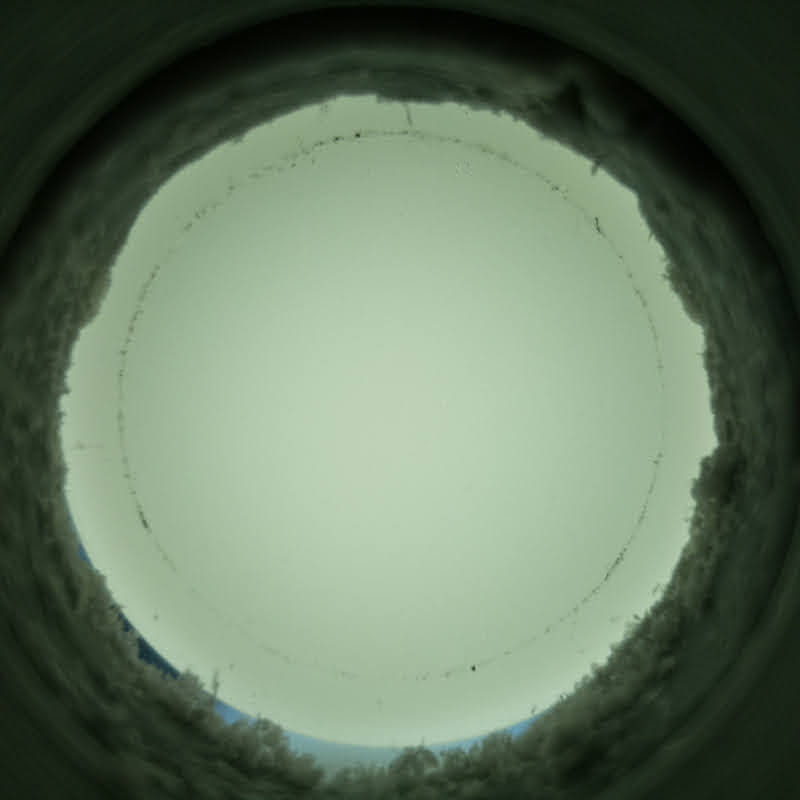
#> input picture Test-programs /mask clean.jpg, 800 x 800 px
$ python 'diffrential mask.py'
#> lines starting #> are read from the running program, lines starting #| are printed output that depends on the picture; after the words box and inside, x2 and y2 are one past the last pixel; in counts of white or black regions, pixels touching at a corner belong together
import cv2
import numpy as np

circle = np.zeros((800,800), dtype="uint8")
Csys=(400,420) #x,y coordinates 0,0 i venstre top
Dia=(290)
cv2.circle(circle, Csys,Dia,255,-1)
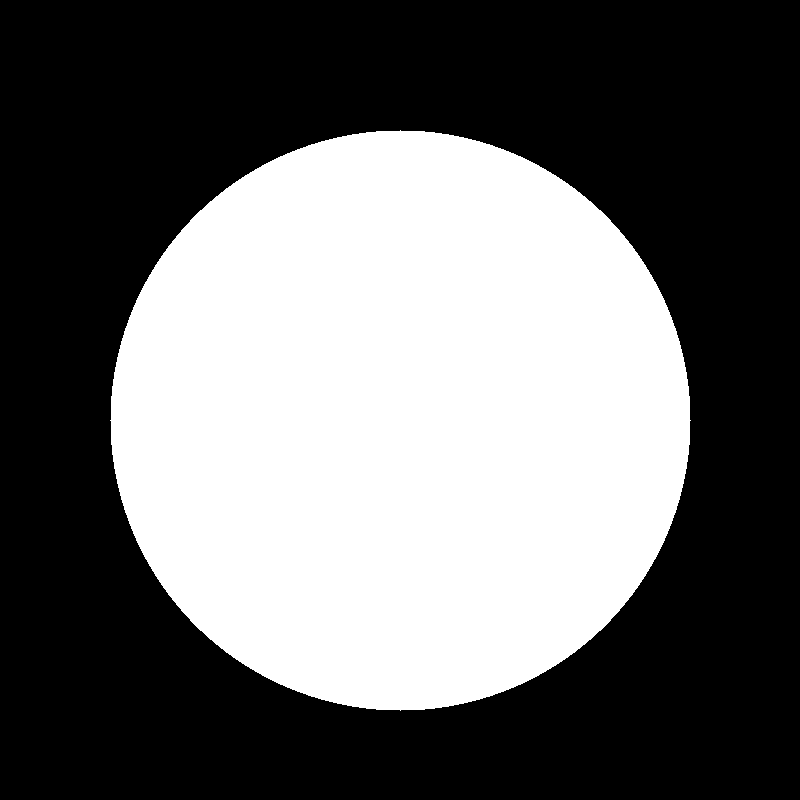
#> circle: shape (800, 800); 41.3% white; 1 white region, box (x1, y1, x2, y2) and area: (110, 130, 691, 711) 264189


mask = cv2.imread('mask clean.jpg' , cv2.IMREAD_GRAYSCALE)
#> mask: shape (800, 800); min 0, max 203, mean 111.4
target = cv2.imread('target2.jpg' , cv2.IMREAD_GRAYSCALE)
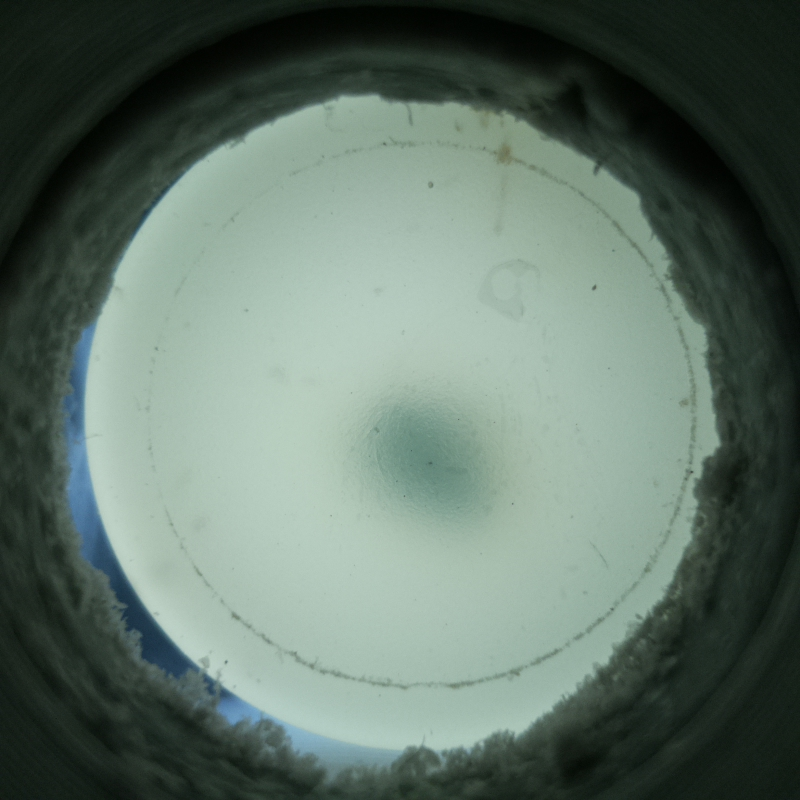
#> input picture Test-programs /target2.jpg, 800 x 800 px
#> target: shape (800, 800); min 1, max 204, mean 108.4

maskINV = cv2.bitwise_not(mask)
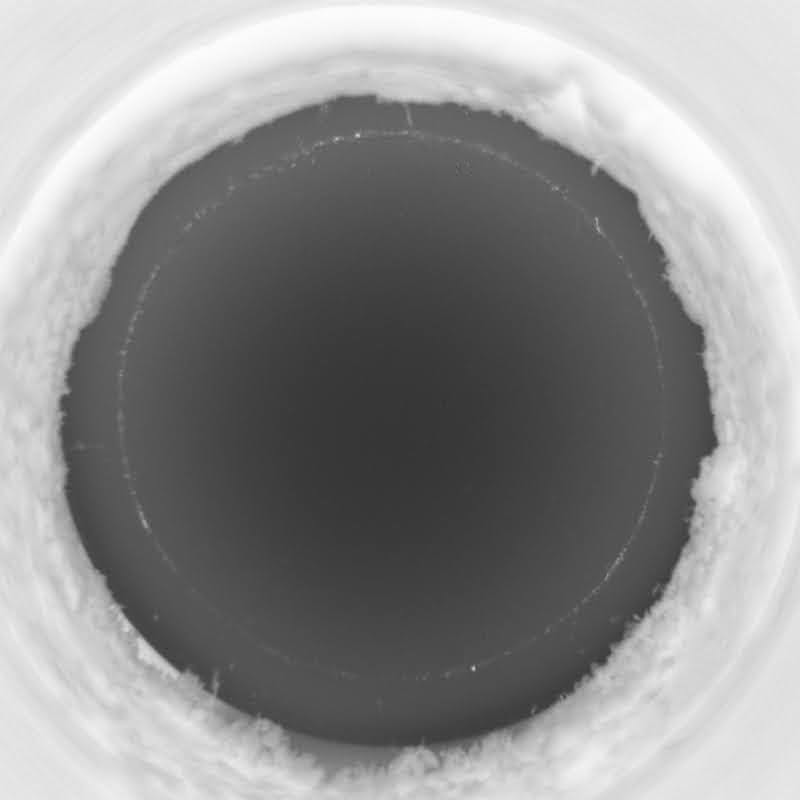
#> maskINV: shape (800, 800); min 52, max 255, mean 143.6
targetINV = cv2.bitwise_not(target)
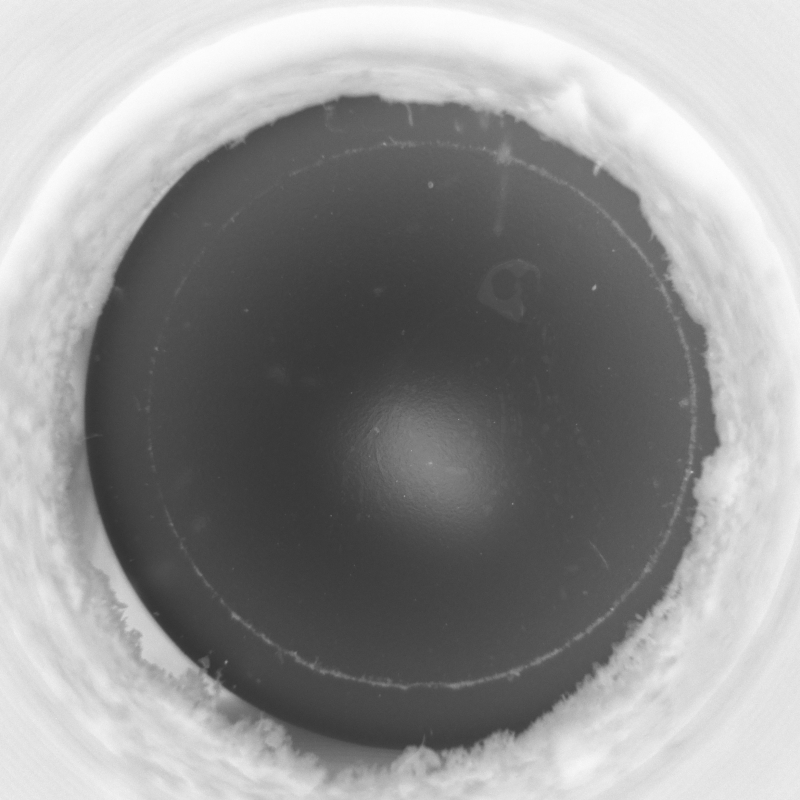
#> targetINV: shape (800, 800); min 51, max 254, mean 146.6

#cv2.imshow("mask",maskINV)
#cv2.imshow("target", targetINV)

diffrens = maskINV-targetINV
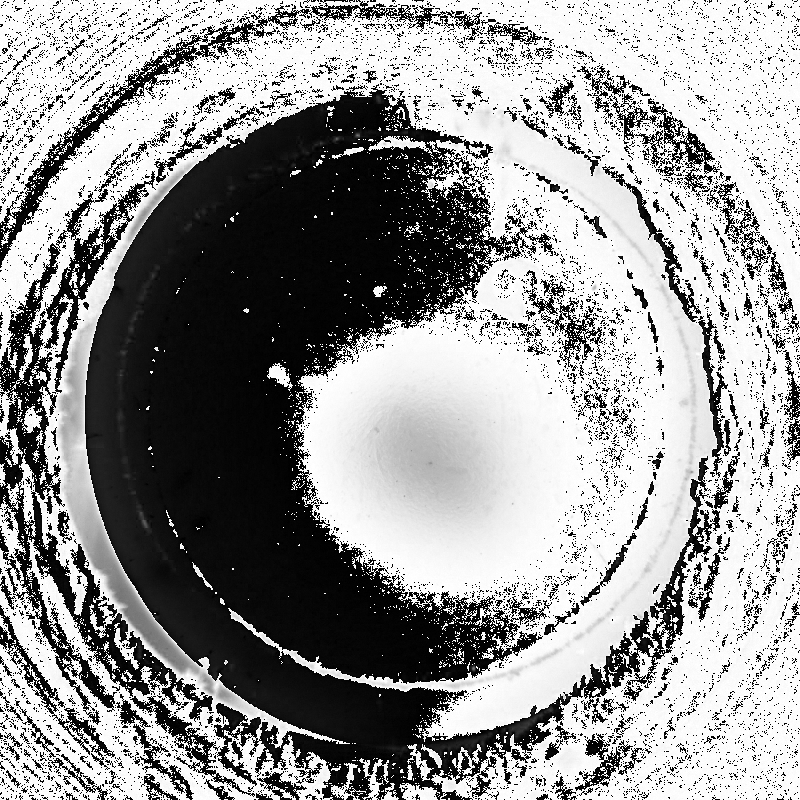
#> diffrens: shape (800, 800); min 0, max 255, mean 150.9
#overlay = cv2.addWeighted(circle,1, diffrens, 0,0)

B=10
thresh1, thresh= cv2.threshold(diffrens,B,255,cv2.THRESH_BINARY)
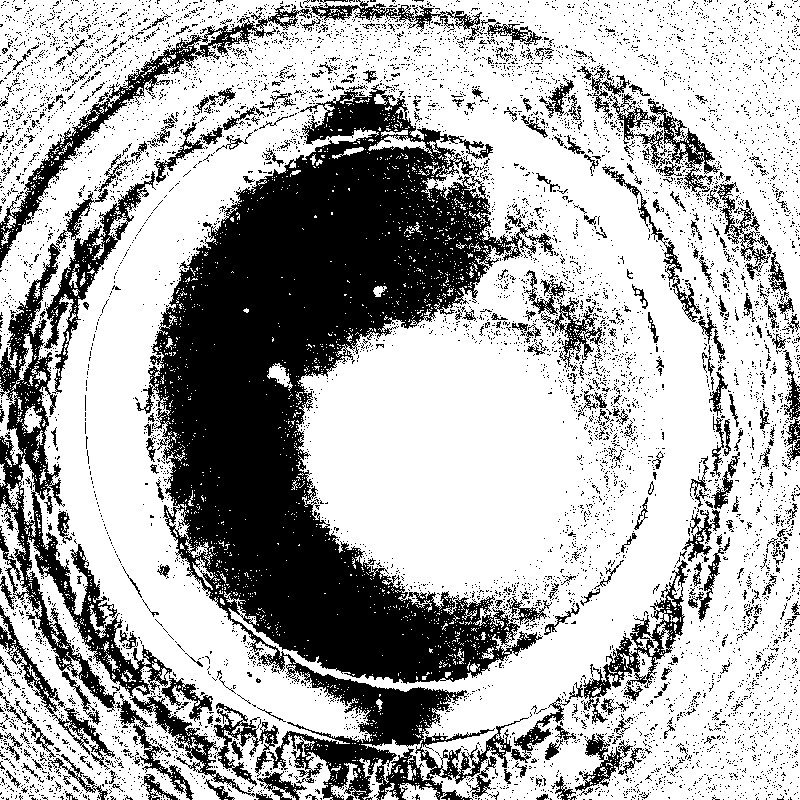
#> thresh: shape (800, 800); 68.3% white; 7916 black regions (7591 under 20 px), largest, box (x1, y1, x2, y2) and area: (136, 84, 554, 800) 118829, (0, 171, 172, 712) 18501, (0, 5, 311, 268) 5664
#> thresh1 = 10
thresh2, thresh2= cv2.threshold(target,B,255,cv2.THRESH_BINARY)
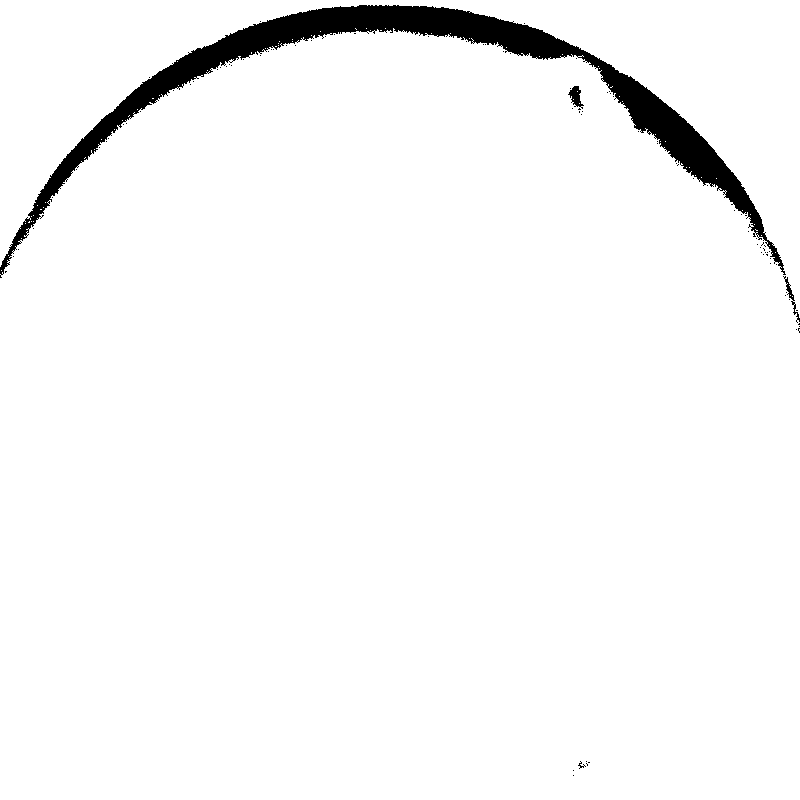
#> thresh2: shape (800, 800); 96.7% white; 94 black regions (90 under 20 px), largest, box (x1, y1, x2, y2) and area: (0, 5, 786, 278) 20975, (568, 86, 584, 109) 181, (783, 276, 800, 323) 136, (578, 761, 586, 769) 20


cv2.imshow("thresh", thresh)
cv2.imshow("target", thresh2)


cv2.waitKey(0)
cv2.destroyAllWindows()
